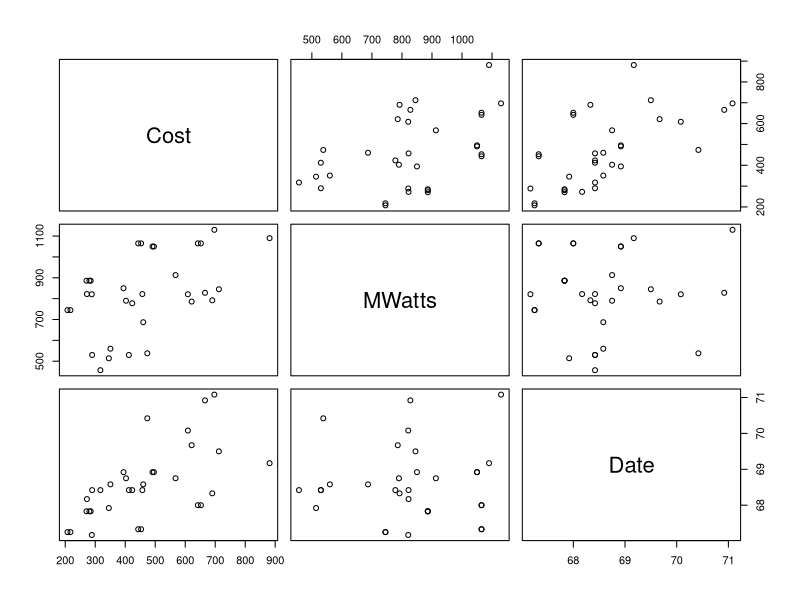
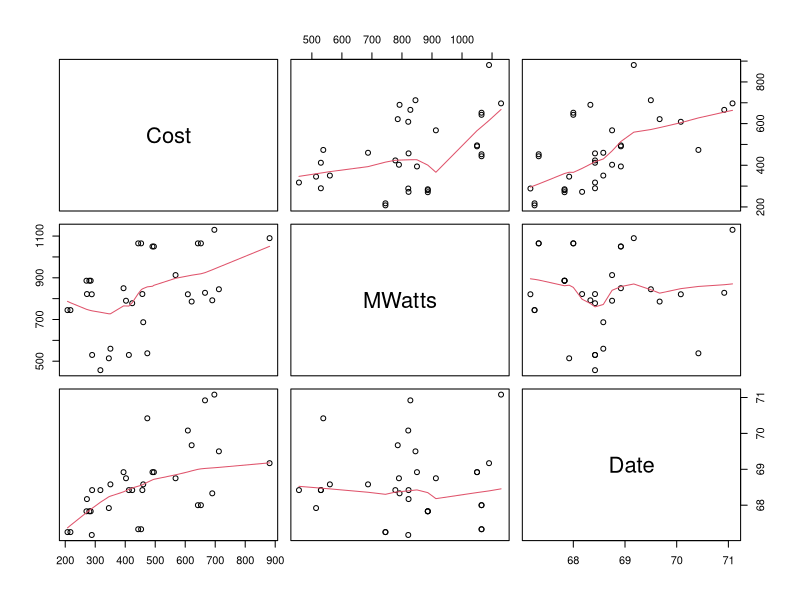
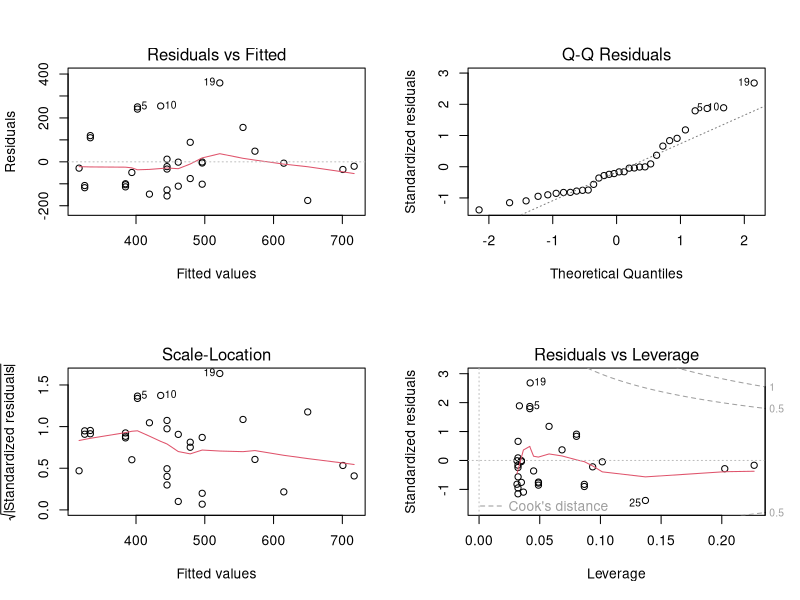
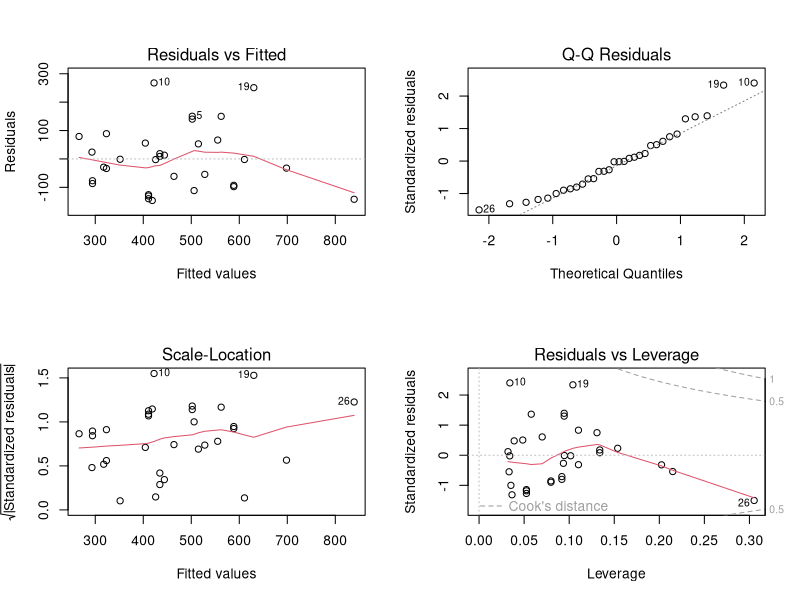
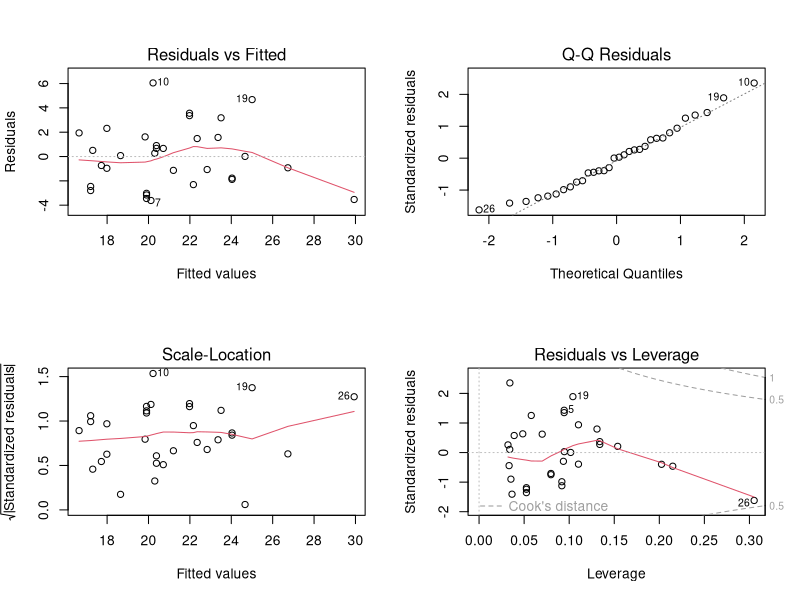
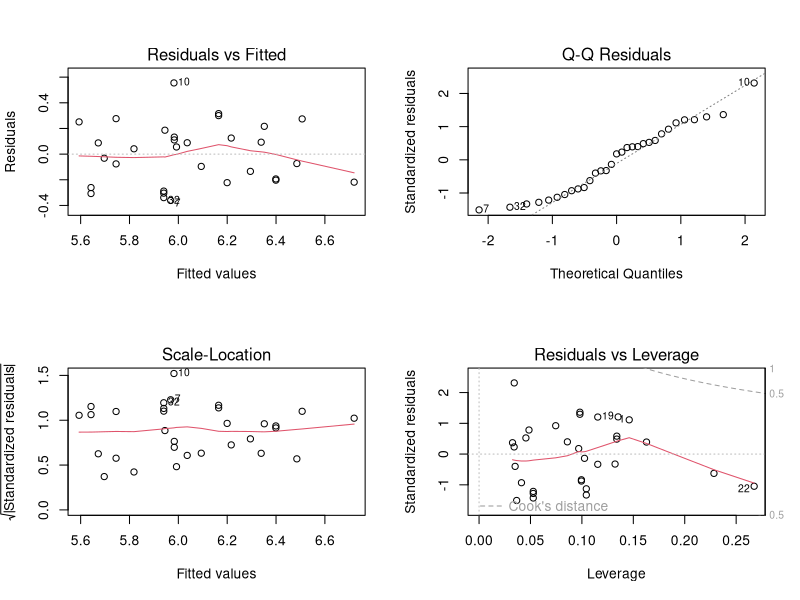

The R script that drew these images, in order:

###############################################
## Day 2: Example: Nuclear
###############################################
###
nuc<-read.table("nuclear.txt",header=TRUE)
summary(nuc)
pairs(nuc)
pairs(nuc,panel=panel.smooth)
lm1<-lm(Cost~Date,nuc)
summary(lm1)
par(mfrow=c(2,2))
plot(lm1)

lm2<-lm(Cost~MWatts+Date,nuc)
lm2<-lm(Cost~.,nuc)  #. = "all that is left"
summary(lm2,cor=TRUE)
par(mfrow=c(2,2))
plot(lm2)

lm2<-lm(Cost~I(MWatts-750)+I(Date-69.5),nuc)
summary(lm2,cor=TRUE)

lm2<-lm(Cost~I(MWatts-825)+I(Date-68.5),nuc)
summary(lm2,cor=TRUE)

# sqrt
lm2b<-lm(sqrt(Cost)~.,nuc)
plot(lm2b)
summary(lm2b)
lm2b<-lm(log(Cost)~.,nuc[-26,])
summary(lm2b)
plot(lm2b)

lm2<-lm(MWatts~.,nuc)
summary(lm2)

##interactions####
lm2<-lm(Cost~MWatts*Date,nuc)
summary(lm2)


